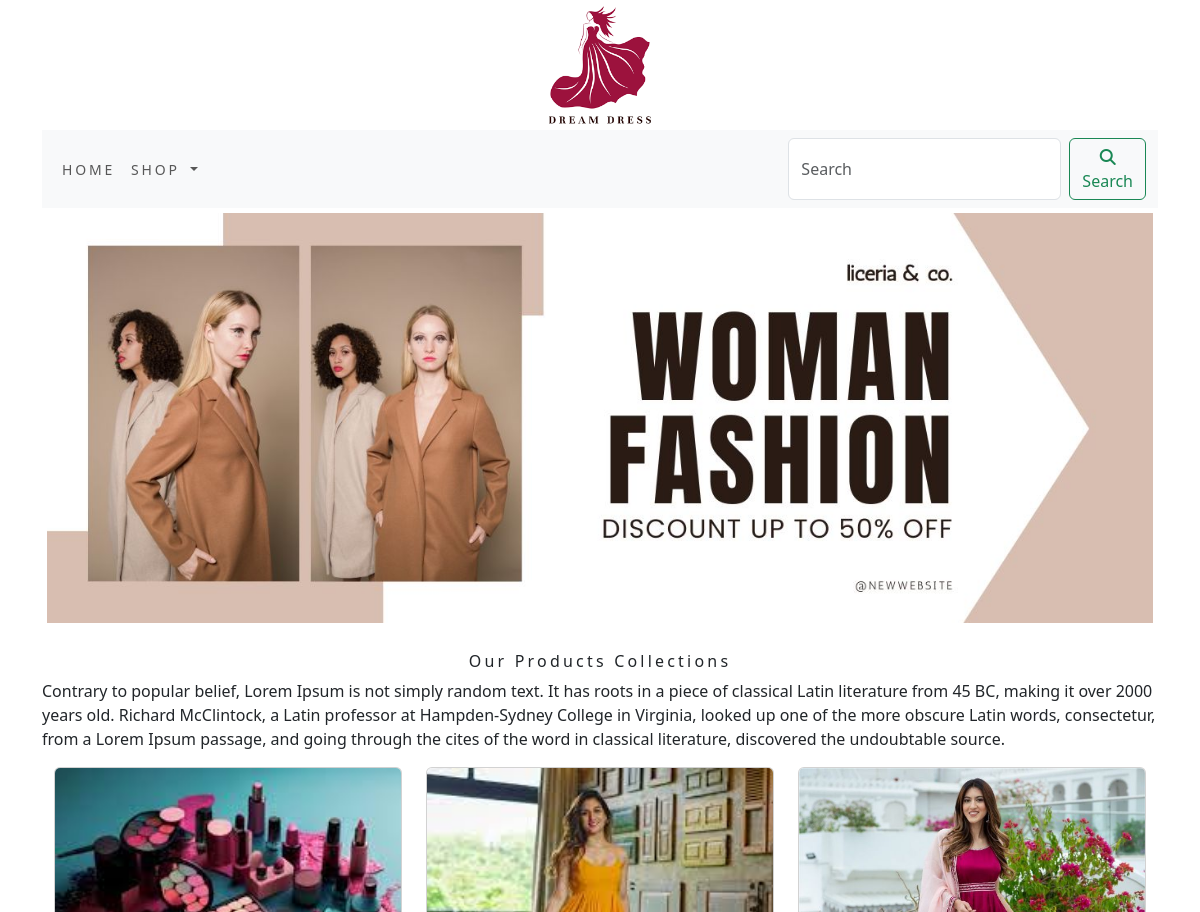
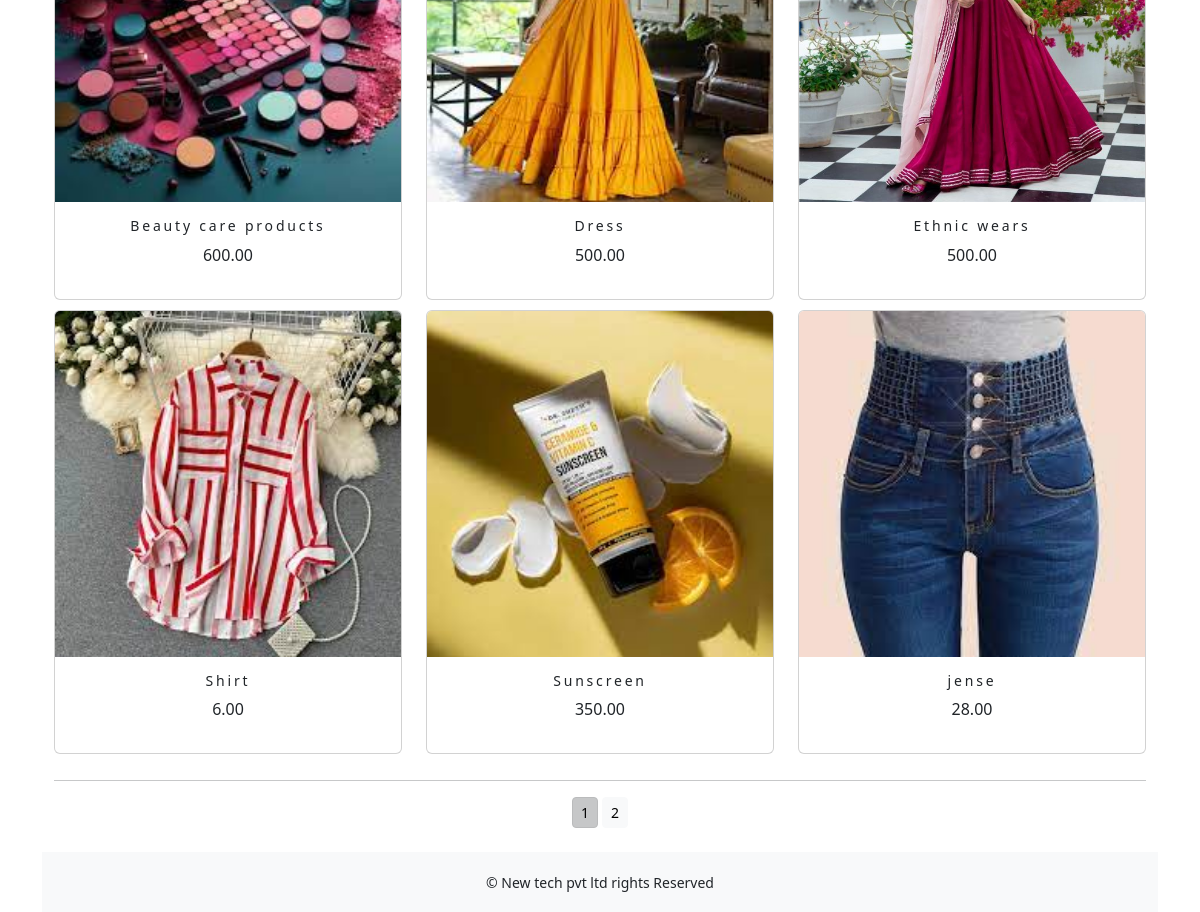
The page /shopapp/ on the database its author committed (2 pictures, top to bottom).
### shopapp/models.py (models this page shows, shortened)
class Product(models.Model):
    name = models.CharField(max_length=250, unique=True)
    slug = models.SlugField(max_length=250, unique=True)
    description = models.TextField(blank=True)
    price=models.DecimalField(max_digits=10,decimal_places=2)
    category=models.ForeignKey(Category,on_delete=models.CASCADE)
    image = models.ImageField(upload_to='product', blank=True)
    stock=models.IntegerField()
    available=models.BooleanField(default=True)
    created=models.DateTimeField(auto_now_add=True)
    updated=models.DateTimeField(auto_now=True)
    def get_url(self):
        return reverse('shopapp:prodCatdetail',args=[self.category.slug,self.slug])
    class Meta:
        ordering = ('name',)
        verbose_name = 'product'
        verbose_name_plural = 'products'

### shopapp/views.py (the view)
# urls.py: path('',views.allProdCat,name='allProdCat'),
def allProdCat(request,c_slug=None):
    c_page=None
    products_list=None
    if c_slug!=None:
        c_page=get_object_or_404(Category,slug=c_slug)
        products_list=Product.objects.all().filter(category=c_page,available=True)
    else:
        products_list=Product.objects.all().filter(available=True)
    paginator=Paginator(products_list,6)
    try:
        page=int(request.GET.get('page','1'))
    except:
        page=1
    try:
        products=paginator.page(page)
    except (EmptyPage,InvalidPage):
        products=paginator.page(paginator.num_pages)
    return render(request,"category.html",{'category':c_page,'products':products})

### cartapp/context_processors.py (called while the page is built)
def counter(request):
    item_count=0
    if 'admin' in request.path:
        return {}
    else:
        try:
           cart=Cart.objects.filter(cart_id=_cart_id(request))
           car_items=CartItem.objects.all().filter(cart=cart[:1])
           for cart_item in car_items:
               item_count += cart_item.quantity
        except Cart.DoesNotExist:
            item_count =0
    return dict(item_count=item_count)

### cartapp/views.py (called while the page is built)
def _cart_id(request):
    cart=request.session.session_key
    if not cart:
        cart=request.session.create()
    return cart

### shopapp/context_processors.py (called while the page is built)
def menu_links(request):
    links=Category.objects.all()
    return dict(links=links)

### shopapp/models.py (called while the page is built)
    def get_url(self):
        return reverse('shopapp:products_by_category',args=[self.slug])

### templates/category.html (shortened to what this page needs)
{% extends 'base.html' %}
{% load static %}
{% block content %}
<div class="mx_auto">
    {% if category %}
    <img class="my_image" src="{{category.image.url}}" alt="{{category.name}}">
</div>
   <br>
<div>
    <h1 class="text-center my_title">{{category.name}}</h1>
    <p class="text-justify">{{category.description}}</p>
</div>
   {% else %}
<div>
<img class="my_image my_image_padding" src="{% static 'img/ban.jpg' %}" alt="our products"width="1350px;" height="500px;">
    </div>
<br>
<div>
    <h1 class="text-center my_title">Our Products Collections</h1>
    <p class="text-justify">Contrary to popular belief, Lorem Ipsum is not simply random text. It has roots in a piece of classical Latin literature from 45 BC, making it over 2000 years old. Richard McClintock, a Latin professor at Hampden-Sydney College in Virginia, looked up one of the more obscure Latin words, consectetur, from a Lorem Ipsum passage, and going through the cites of the word in classical literature, discovered the undoubtable source.</p>
</div>
   {% endif %}
<div class="container">
    <div class="row mx_auto">
    {% for product in products.object_list %}
    <div class="my_bottom_margin col-9 col-sm-12 col-md-4  xol-lg-4">
        <div class="card text-center" style="min-width:18rem;">
            <a href="{{product.get_url}}"><img class="card-img-top my_image" src="{{product.image.url}}" alt="{{product.name}}"></a>
        <div class="card-body">
            <h4>{{product.name}}</h4>
            <p>{{product.price}}</p>
        </div>
        </div>
    </div>
    {% endfor %}
    </div>
    <div class="mx-auto">
        {% if products.paginator.num_pages > 1 %}
        <hr>
        <div class="text-center">
            {% for pg in products.paginator.page_range %}
              <a href="?page={{pg}}" class="btn btn-light btn-sm {% if products.number == pg %} active {% endif %}">{{pg}}</a>
            {% endfor %}
        </div>
       {% endif %}
    </div>
    <br>
</div>
{% endblock %}

### templates/base.html (shortened to what this page needs)
{% load static %}
<!DOCTYPE html>
<html lang="en">
<head>
    <link rel="stylesheet" href="{% static 'css/custom.css' %}">
    <link href="{% static 'css/bootstrap.min.css' %}" rel="stylesheet">
    <link rel="stylesheet" href="https://cdnjs.cloudflare.com/ajax/libs/font-awesome/4.7.0/css/font-awesome.min.css">
</head>
<body>
<div class="container">
{% include 'header.html' %}
{% include 'navbar.html' %}
{% block content %}
{% endblock %}
    </div>
{% include 'footer.html' %}
</body>
</html>

### templates/header.html
{% load static %}
<header>
    <center>
        <a href="{%url 'shopapp:allProdCat' %}"> </a><img src="{% static 'img/dp.png' %}" alt="logimage" width="130px;" height="130px;">
    </center>
</header>

### templates/navbar.html (shortened to what this page needs)
<nav class="navbar navbar-expand-lg bg-body-tertiary">
  <div class="container-fluid">
    <div class="collapse navbar-collapse" id="navbarSupportedContent">
      <ul class="navbar-nav me-auto mb-2 mb-lg-0">
        <li class="nav-item">
          <a class="nav-link" href="#">Home</a>
        </li>
        <li class="nav-item dropdown {% if 'shopapp' in request.path %} active {% endif %}">
          <a class="nav-link dropdown-toggle" href="#" role="button" data-bs-toggle="dropdown" aria-expanded="false">
            Shop
          </a>
        </li>
      </ul>
     <form class="d-flex" role="search" action="{% url 'search_app:SearchResult' %}" method="get">
        <input class="form-control me-2" type="search" placeholder="Search" name="q" aria-label="Search">
        <button class="btn btn-outline-success" type="submit"><i class="fa-solid fa-magnifying-glass"></i>Search</button>
      </form>
    </div>
  </div>
</nav>

### templates/footer.html
<div class="footer navbar-fixed-bottom my-footer">
    <p class="text-center">&copy; New tech pvt ltd rights Reserved</p>
</div>

### static/css/custom.css (style rules this page uses)
body { font-family: 'Roboto', sans-serif; }
.nav-item { letter-spacing : .2em; font-size :14px; text-transform :uppercase; }
.my-footer { background-color:#f8f9fa; height:60px; }
.my-footer { padding-top:20px; font-size:14px; }
.my_image { width:100%; height:auto; }
.my_title { font-size:16px; text_transform:uppercase; letter-spacing:.2em; }
.my_image_padding { padding:5px; }
.my_bottom_margin { margin-bottom:10px; }
.card-body h4 { font-size:14px; text_transform:uppercase; letter-spacing:.2em; }

### rows shown on the page
Product: image (picture), name "Beauty care products", price "600.00"
Product: image (picture), name "Dress", price "500.00"
Product: image (picture), name "Ethnic wears", price "500.00"
Product: image (picture), name "Shirt", price "6.00"
Product: image (picture), name "Sunscreen", price "350.00"
Product: image (picture), name "jense", price "28.00"

### other values the page prints
{{ pg }} "1" "2"
